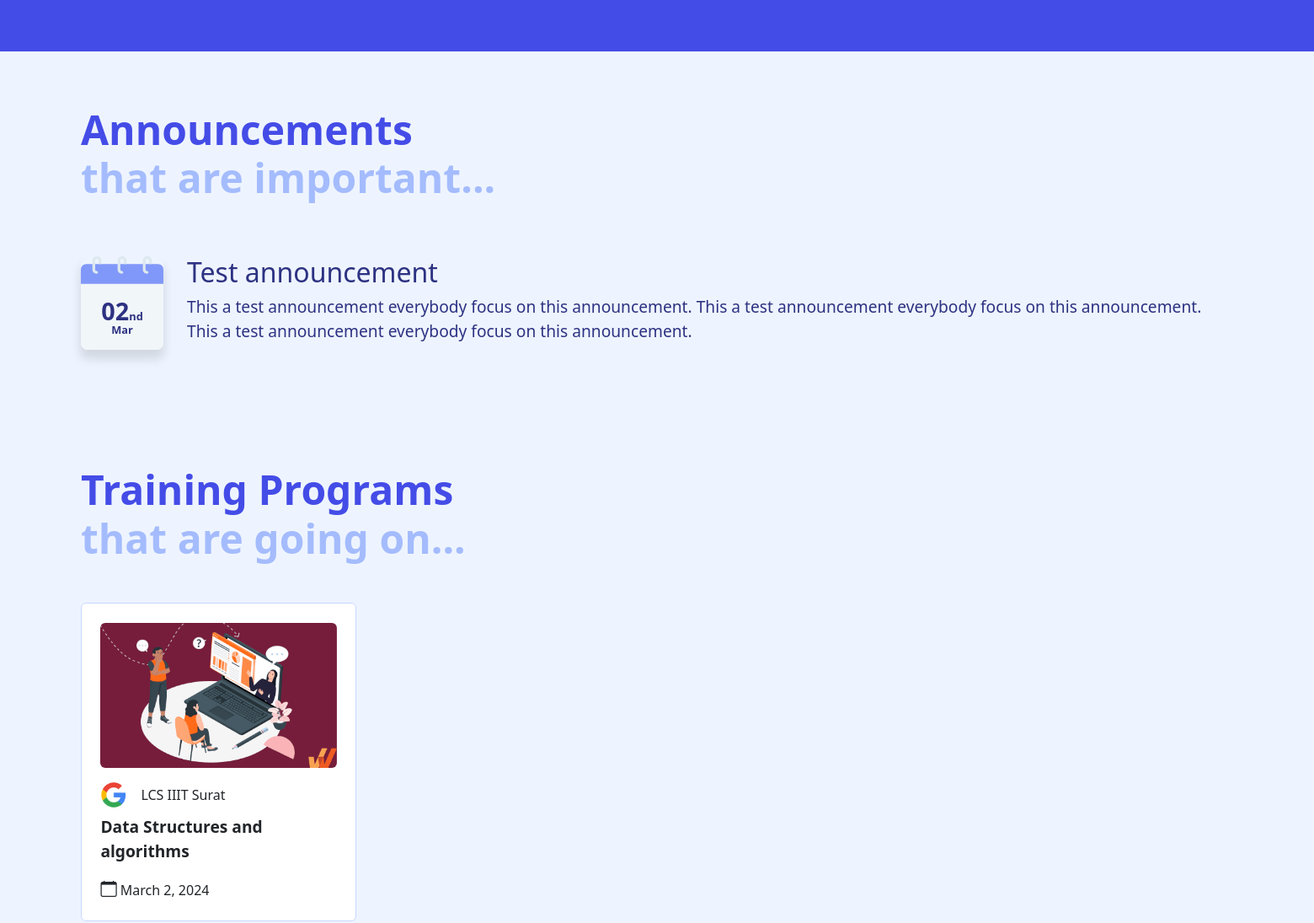
The app's page / (middle part), older data.
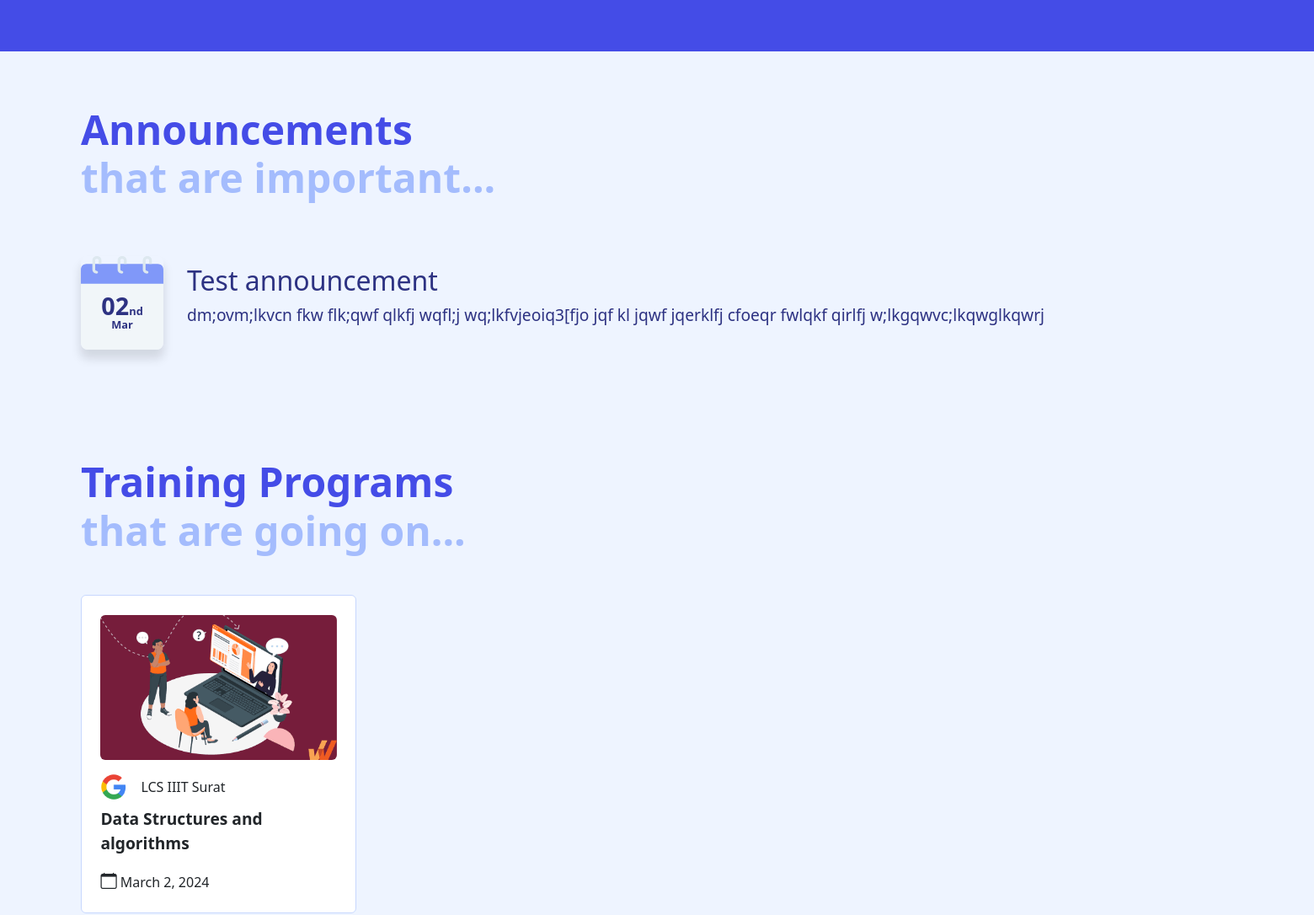
The same page, newer data.
### Announcement/models.py (models this page shows)
class Announcement(models.Model):
    title = models.CharField(max_length=200)
    content = models.TextField()
    date_posted = models.DateTimeField(auto_now_add=True)

### TnPplatform/views.py (the view)
# urls.py: path('', views.landing_page, name='landing_page'),
def landing_page(request):
    training_programs = TrainingProgram.objects.order_by('-id')[:5]
    announcements = Announcement.objects.order_by('-id')[:5]
    current_date = timezone.now()
    print(current_date)
    job_openings = Job_Opening.objects.filter(end_of_registration__gte=current_date).order_by('-id')[:5]
    context = {
        'training_programs': training_programs,
        'announcements': announcements,
        'job_openings': job_openings,
    }
    return render(request, 'index.html', context)

### templates/index.html (shortened to what this page needs)
{% extends "base.html" %}
{% block content %}
                {% load socialaccount %}
<main>
            {% load static %}
    <section class="container-fluid resume-gen">
    </section>
    <section class="announcements light-section">
        <h1 class="light-heading"><span>Announcements</span><br>that are
            important...</h1>
        <div class="list">
            {% for announcement in announcements %}
            <a href="{% url 'announcement_detail' announcement.id %}">
                <div class="row">
                    <div class="col-1">
                        <img class="calender"
                            src="{% static 'assets/svg/calender.svg'%}" alt>
                        <div
                            class="date"><span>{{announcement.date_posted|date:"d"}}</span>{{announcement.date_posted|date:"S"}}<br>{{announcement.date_posted|date:"M"}}</div>
                    </div>
                    <div class="col-11">
                        <h2>{{announcement.title}}</h2>
                        <p>{{announcement.content}}</p>
                    </div>
                </div>
            </a>
            {% endfor%}
        </div>
    </section>
    <section class="training-programs light-section">
        <h1 class="light-heading"><span>Training Programs</span><br>that
            are
            going on...</h1>
        <div class="swiper">
            <div class="swiper-wrapper">
                {%for program in training_programs%}
                <div class="swiper-slide">
                    <a href="{% url 'training_program_detail' program.id %}">
                        <div class="card">
                            <img src="{%static 'assets/job.png'%}"
                                class="card-img-top"
                                alt="...">
                            <div class="card-body">
                                <div class="card-title"><img
                                        src="{% static 'assets/backLogos/image1.png' %}"
                                        alt>{{program.training_organization}}</div>
                                <p
                                    class="card-text">{{program.training_subject}}</p>
                            </div>
                            <div class="card-body time-details">
                                <div><i
                                        class="bi bi-calendar"></i>
                                    {{program.end_of_registration}}</div>
                            </div>
                        </div>
                    </a>
                </div>
                {% endfor %}
            </div>
        </div>
    </section>
</main>
{% endblock content %}

Row changes from the older to the newer data that the page shows:
changed Announcement "Test announcement": content "This a test announcement everybody focus on this announcement. This a test announcement everybody focus on this announcement. This a test announcement everybody focus on this announcement." → "dm;ovm;lkvcn fkw flk;qwf qlkfj wqfl;j wq;lkfvjeoiq3[fjo jqf kl jqwf jqerklfj cfoeqr fwlqkf qirlfj w;lkgqwvc;lkqwglkqwrj"
